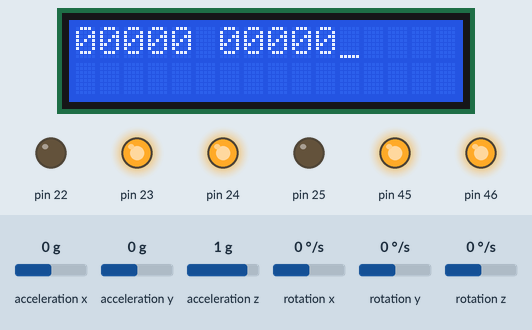
Bench run of a sketch on a simulated Arduino Mega 2560, built with avr-gcc and run on an emulated ATmega2560. On the bench: 16×2 character LCD, output pins drawn as LEDs (lit = HIGH). Wiring (inferred from the names in the program): character LCD (HD44780): RS pin 37; R/W pin 36; E pin 35; data pin 33, pin 32, pin 31, pin 30. The inputs (shaded band) are chosen by the test bench; at power-on: acceleration x 0 g, acceleration y 0 g, acceleration z 1 g, rotation x 0 °/s, rotation y 0 °/s, rotation z 0 °/s. Pins used as bus, display or sensor lines are not drawn.

Above: at 8.2 s.
8.3 s: acceleration x set to -1.4 g
At 10.2 s:
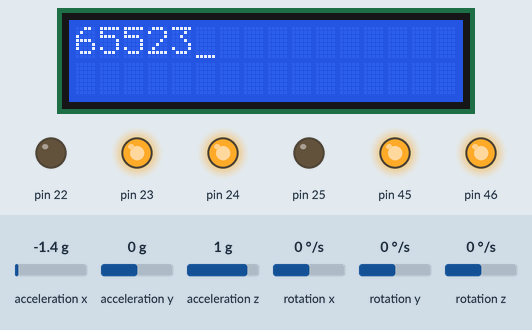
11.9 s: acceleration y set to -1.4 g
At 13.5 s:
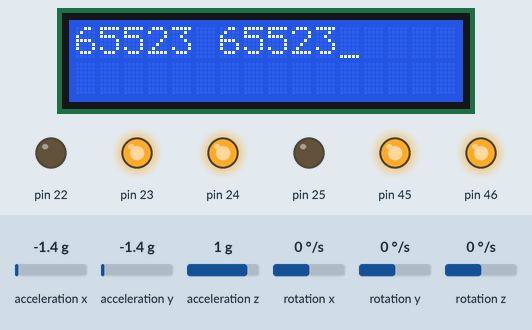
15.1 s: acceleration z set to -1.4 g
At 18.9 s:
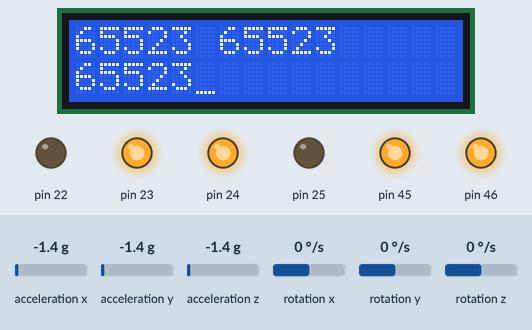
20.8 s: acceleration x set to -0.8 g
At 22.4 s:
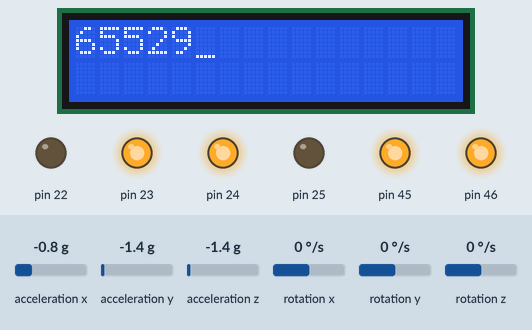
Timing chart, 0 to 23.9 s (numbered marks = the images above; inputs shaded):
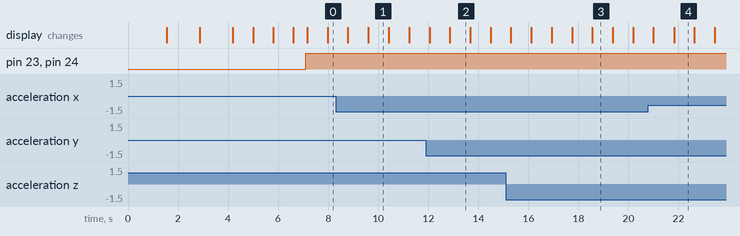

The sketch:

slope_bump_detect.ino
```cpp
#include <Wire.h>
#include <MPU6050.h>
#include "lcd.c"
#define F_CPU 14745600
#include<avr/io.h>
#include<avr/interrupt.h>
#include<util/delay.h>
#include<math.h>

#define THRESHOLD 0x10 //   set threshold for White_line_Sensor

MPU6050 mpu;
unsigned int Xnorm,Ynorm,Znorm;
volatile unsigned long int ShaftCount = 0;
unsigned char ADC_Conversion(unsigned char);
unsigned char ADC_Value;
unsigned char flag = 0;
unsigned char sharp, distance, adc_reading;

unsigned int Slope_Count_low = (unsigned int)350/5.338; // division by resolution to get shaft count
unsigned int Bump_Count_low = (unsigned int) 180/5.338;
unsigned int Slope_Count_high = (unsigned int)370/5.338;
unsigned int Bump_Count_high = (unsigned int)200/5.338;

//ADC pin configuration
void adc_pin_config (void)
{
 DDRF = 0x00;
 PORTF = 0x00;
 DDRK = 0x00;
 PORTK = 0x00;
}

// Timer 5 initialized in PWM mode for velocity control
// Prescale:256
// PWM 8bit fast, TOP=0x00FF
// Timer Frequency:225.000Hz

void timer5_init()
{
  TCCR5B = 0x00;  //Stop
  TCNT5H = 0xFF;  //Counter higher 8-bit value to which OCR5xH value is compared with
  TCNT5L = 0x01;  //Counter lower 8-bit value to which OCR5xH value is compared with
  OCR5AH = 0x00;  //Output compare register high value for Left Motor
  OCR5AL = 0xFF;  //Output compare register low value for Left Motor
  OCR5BH = 0x00;  //Output compare register high value for Right Motor
  OCR5BL = 0xFF;  //Output compare register low value for Right Motor
  OCR5CH = 0x00;  //Output compare register high value for Motor C1
  OCR5CL = 0xFF;  //Output compare register low value for Motor C1
  TCCR5A = 0xA9;  /*{COM5A1=1, COM5A0=0; COM5B1=1, COM5B0=0; COM5C1=1 COM5C0=0}
            For Overriding normal port functionality to OCRnA outputs.
              {WGM51=0, WGMVELOCITY_MIN=1} Along With WGM52 in TCCR5B for Selecting FAST PWM 8-bit Mode*/

  TCCR5B = 0x0B;  //WGM12=1; CS12=0, CS11=1, CS10=1 (Prescaler=64)
}

void adc_init()
{
  ADCSRA = 0x00;
  ADCSRB = 0x00;    //MUX5 = 0
  ADMUX = 0x20;   //Vref=5V external --- ADLAR=1 --- MUX4:0 = 0000
  ACSR = 0x80;
  ADCSRA = 0x86;    //ADEN=1 --- ADIE=1 --- ADPS2:0 = 1 1 0
}


void position_encoder_interrupt_init (void)
{
  cli(); //Clears the global interrupt
  EICRB = EICRB | 0x08; // INT5 is set to trigger with falling edge
  EIMSK = EIMSK | 0x20; // Enable Interrupt INT5 for right position encoder
  sei();   // Enables the global interrupt
}


//ISR for right position encoder
ISR(INT5_vect)
{
   ShaftCount++;  //increment right shaft position count
}

void init_devices (void)
{
  cli();   //Clears the global interrupts
  port_init();
  adc_init();
  sei();   //Enables the global interrupts
}

//Function For ADC Conversion
unsigned char ADC_Conversion(unsigned char Ch)
{
  unsigned char a;
  if(Ch>7)
  {
    ADCSRB = 0x08;
  }
  Ch = Ch & 0x07;
  ADMUX= 0x20| Ch;
  ADCSRA = ADCSRA | 0x40;   //Set start conversion bit
  while((ADCSRA&THRESHOLD)==0);  //Wait for conversion to complete
  a=ADCH;
  ADCSRA = ADCSRA|THRESHOLD; //clear ADIF (ADC Interrupt Flag) by writing 1 to it
  ADCSRB = 0x00;
  return a;
}

//Function To Print Sesor Values At Desired Row And Coloumn Location on LCD
void print_sensor(char row, char coloumn,unsigned char channel)
{
    ADC_Value = ADC_Conversion(channel);
  lcd_print(row, coloumn, ADC_Value, 3);
}

void port_init()
{
  adc_pin_config();
  timer5_init();
  position_encoder_interrupt_init();
}
void setup()
{
  //Initialise USART0 for Xbee
 UCSR0B = 0x00; //disable while setting baud rate
 UCSR0A = 0x00;
 UCSR0C = 0x06;
 UBRR0L = 0x5F; // 14745600 Hzset baud rate lo
 UBRR0H = 0x00; //set baud rate hi
 UCSR0B = 0x98;

 //Initialise LCD
 DDRC = DDRC | 0xF7; //all the LCD pin's direction set as output
 PORTC = PORTC & 0x80; // all the LCD pins are set to logic 0 except PORTC 7
 lcd_set_4bit();
 lcd_init();

 //Initialise Motor
 DDRA = DDRA | 0x0F;
 PORTA = PORTA & 0xF0;
 DDRL = DDRL | 0x18;   //Setting PL3 and PL4 pins as output for PWM generation
 PORTL = PORTL | 0x18; //PL3 and PL4 pins are for velocity control using PWM.

 // Initialize MPU6050
  lcd_string("Initialize MPU6050");
  delay(1000);
  lcd_wr_command(0x01);
  while(!mpu.begin(MPU6050_SCALE_2000DPS, MPU6050_RANGE_2G))
  {
    lcd_string("Could not find a valid MPU6050 sensor, check wiring!");
    lcd_wr_command(0x01);
    delay(1000);
  }
  mpu.calibrateGyro();
  mpu.setThreshold(3);
  checkSettings();

}
void motion_set (unsigned char Direction)
{
 unsigned char PortARestore = 0;

 Direction &= 0x0F;     // removing upper nibbel for the protection
 PortARestore = PORTA;    // reading the PORTA original status
 PortARestore &= 0xF0;    // making lower direction nibbel to 0
 PortARestore |= Direction; // adding lower nibbel for forward command and restoring the PORTA status
 PORTA = PortARestore;    // executing the command
}

void forward (void)
{
  motion_set (0x06);
}

void checkSettings()
{
  lcd_wr_command(0x01);
  lcd_cursor(1,1);
  lcd_string(" * Sleep Mode:        ");
  lcd_cursor(2,1);
  lcd_string(mpu.getSleepEnabled() ? "En" : "DEN");
  delay(1000);
  lcd_wr_command(0x01);
  lcd_cursor(1,1);
  lcd_string(" * Clock Source:      ");
  lcd_cursor(2,1);
  switch(mpu.getClockSource())
  {
    case MPU6050_CLOCK_KEEP_RESET:     lcd_string("Stops"); break;
    case MPU6050_CLOCK_EXTERNAL_19MHZ: lcd_string("19.2MHz ref"); break;
    case MPU6050_CLOCK_EXTERNAL_32KHZ: lcd_string("32.768kHz ref"); break;
    case MPU6050_CLOCK_PLL_ZGYRO:      lcd_string("Z axis"); break;
    case MPU6050_CLOCK_PLL_YGYRO:      lcd_string("Y axis"); break;
    case MPU6050_CLOCK_PLL_XGYRO:      lcd_string("X axis"); break;
    case MPU6050_CLOCK_INTERNAL_8MHZ:  lcd_string("8MHz osc"); break;
  }
  delay(1000);
  lcd_wr_command(0x01);
  lcd_string(" * Gyroscope:         ");
  lcd_cursor(2,1);
  switch(mpu.getScale())
  {
    case MPU6050_SCALE_2000DPS:        lcd_string("2000 dps"); break;
    case MPU6050_SCALE_1000DPS:        lcd_string("1000 dps"); break;
    case MPU6050_SCALE_500DPS:         lcd_string("500 dps"); break;
    case MPU6050_SCALE_250DPS:         lcd_string("250 dps"); break;
  }
  delay(500);
  lcd_wr_command(0x01);
  lcd_cursor(1,1);
  lcd_string(" * Gyroscope Xoffsets: ");
  lcd_print(2,1,mpu.getGyroOffsetX(),5);
  delay(500);
  lcd_wr_command(0x01);
  lcd_string(" * Gyroscope Yoffsets: ");
  lcd_print(2,1,mpu.getGyroOffsetY(),5);
  delay(500);
  lcd_wr_command(0x01);
  lcd_string(" * Gyroscope Zoffsets: ");
  lcd_print(2,1,mpu.getGyroOffsetZ(),5);
  delay(500);

}
void loop()
{
  forward();
  Gyro();
  lcd_wr_command(0x01);
  lcd_print(1,1,Xnorm,5);
  delay(750);
  lcd_print(1,7,Ynorm,5);
  delay(750);
  lcd_print(2,1,Znorm,5);
  delay(750);

 if ((ShaftCount>=Slope_Count_low) && (ShaftCount<=Slope_Count_high))
{
  lcd_cursor(2,7);
  lcd_string("SLOPE");
  delay(500);
  lcd_wr_command(0x01);
}
else if ((ShaftCount>=Bump_Count_low) && (ShaftCount<=Bump_Count_high))
{
  lcd_cursor(2,7);
  lcd_string("BUMP");
  delay(500);
  lcd_wr_command(0x01);
}
}
unsigned int data;

ISR(USART0_RX_vect)     // ISR for receive complete interrupt
{
  data = UDR0;
  UDR0 = data;
  UDR0=Xnorm;
  delay(200);
  UDR0=Ynorm;
  delay(200);
  UDR0=Znorm;
  delay(200);
}

void Gyro(void)
{
  Vector normGyro = mpu.readNormalizeAccel();

  Xnorm = normGyro.XAxis;
  Ynorm = normGyro.YAxis;
  Znorm = normGyro.ZAxis;

}
```

lcd.c
```cpp
#include <avr/io.h>
#include <avr/delay.h>
#include <util/delay.h>

#define RS 0
#define RW 1
#define EN 2
#define lcd_port PORTC

#define sbit(reg,bit)	reg |= (1<<bit)
#define cbit(reg,bit)	reg &= ~(1<<bit)

void init_ports();
void lcd_reset_4bit();
void lcd_init();
void lcd_wr_command(unsigned char);
void lcd_wr_char(char);
void lcd_home();
void lcd_cursor(char, char);
void lcd_print(char, char, unsigned int, int);
void lcd_string(char*);

unsigned int temp;
unsigned int unit;
unsigned int tens;
unsigned int hundred;
unsigned int thousand;
unsigned int million;

int i;


//Function to Reset LCD
void lcd_set_4bit()
{
	_delay_ms(1);

	cbit(lcd_port,RS);				//RS=0 --- Command Input
	cbit(lcd_port,RW);				//RW=0 --- Writing to LCD
	lcd_port = 0x30;				//Sending 3 in the upper nibble
	sbit(lcd_port,EN);				//Set Enable Pin
	_delay_ms(5);					//delay
	cbit(lcd_port,EN);				//Clear Enable Pin

	_delay_ms(1);

	cbit(lcd_port,RS);				//RS=0 --- Command Input
	cbit(lcd_port,RW);				//RW=0 --- Writing to LCD
	lcd_port = 0x30;				//Sending 3 in the upper nibble
	sbit(lcd_port,EN);				//Set Enable Pin
	_delay_ms(5);					//delay
	cbit(lcd_port,EN);				//Clear Enable Pin

	_delay_ms(1);

	cbit(lcd_port,RS);				//RS=0 --- Command Input
	cbit(lcd_port,RW);				//RW=0 --- Writing to LCD
	lcd_port = 0x30;				//Sending 3 in the upper nibble
	sbit(lcd_port,EN);				//Set Enable Pin
	_delay_ms(5);					//delay
	cbit(lcd_port,EN);				//Clear Enable Pin

	_delay_ms(1);

	cbit(lcd_port,RS);				//RS=0 --- Command Input
	cbit(lcd_port,RW);				//RW=0 --- Writing to LCD
	lcd_port = 0x20;				//Sending 2 in the upper nibble to initialize LCD 4-bit mode
	sbit(lcd_port,EN);				//Set Enable Pin
	_delay_ms(5);					//delay
	cbit(lcd_port,EN);				//Clear Enable Pin
}

//Function to Initialize LCD
void lcd_init()
{
	_delay_ms(1);

	lcd_wr_command(0x28); //4-bit mode and 5x8 dot character font
	lcd_wr_command(0x01); //Clear LCD display
	lcd_wr_command(0x06); //Auto increment cursor position
	lcd_wr_command(0x0E); //Turn on LCD and cursor
	lcd_wr_command(0x80); //Set cursor position
}


//Function to write command on LCD
void lcd_wr_command(unsigned char cmd)
{
	unsigned char temp;
	temp = cmd;
	temp = temp & 0xF0;
	lcd_port &= 0x0F;
	lcd_port |= temp;
	cbit(lcd_port,RS);
	cbit(lcd_port,RW);
	sbit(lcd_port,EN);
	_delay_ms(5);
	cbit(lcd_port,EN);

	cmd = cmd & 0x0F;
	cmd = cmd<<4;
	lcd_port &= 0x0F;
	lcd_port |= cmd;
	cbit(lcd_port,RS);
	cbit(lcd_port,RW);
	sbit(lcd_port,EN);
	_delay_ms(5);
	cbit(lcd_port,EN);
}

//Function to write data on LCD
void lcd_wr_char(char letter)
{
	char temp;
	temp = letter;
	temp = (temp & 0xF0);
	lcd_port &= 0x0F;
	lcd_port |= temp;
	sbit(lcd_port,RS);
	cbit(lcd_port,RW);
	sbit(lcd_port,EN);
	_delay_ms(5);
	cbit(lcd_port,EN);

	letter = letter & 0x0F;
	letter = letter<<4;
	lcd_port &= 0x0F;
	lcd_port |= letter;
	sbit(lcd_port,RS);
	cbit(lcd_port,RW);
	sbit(lcd_port,EN);
	_delay_ms(5);
	cbit(lcd_port,EN);
}


void lcd_home()
{
	lcd_wr_command(0x80);
}


//Function to Print String on LCD
void lcd_string(char *str)
{
	while(*str != '\0')
	{
		lcd_wr_char(*str);
		str++;
	}
}

//Position the LCD cursor at "row", "column"

void lcd_cursor (char row, char column)
{
	switch (row) {
		case 1: lcd_wr_command (0x80 + column - 1); break;
		case 2: lcd_wr_command (0xc0 + column - 1); break;
		case 3: lcd_wr_command (0x94 + column - 1); break;
		case 4: lcd_wr_command (0xd4 + column - 1); break;
		default: break;
	}
}

//Function to print any input value up to the desired digit on LCD
void lcd_print (char row, char coloumn, unsigned int value, int digits)
{
	unsigned char flag=0;
	if(row==0||coloumn==0)
	{
		lcd_home();
	}
	else
	{
		lcd_cursor(row,coloumn);
	}
	if(digits==5 || flag==1)
	{
		million=value/10000+48;
		lcd_wr_char(million);
		flag=1;
	}
	if(digits==4 || flag==1)
	{
		temp = value/1000;
		thousand = temp%10 + 48;
		lcd_wr_char(thousand);
		flag=1;
	}
	if(digits==3 || flag==1)
	{
		temp = value/100;
		hundred = temp%10 + 48;
		lcd_wr_char(hundred);
		flag=1;
	}
	if(digits==2 || flag==1)
	{
		temp = value/10;
		tens = temp%10 + 48;
		lcd_wr_char(tens);
		flag=1;
	}
	if(digits==1 || flag==1)
	{
		unit = value%10 + 48;
		lcd_wr_char(unit);
	}
	if(digits>5)
	{
		lcd_wr_char('E');
	}
}
```

Measured:
- what the display in image 1 shows lasts 0.8 s, from 9.6 s to 10.4 s
